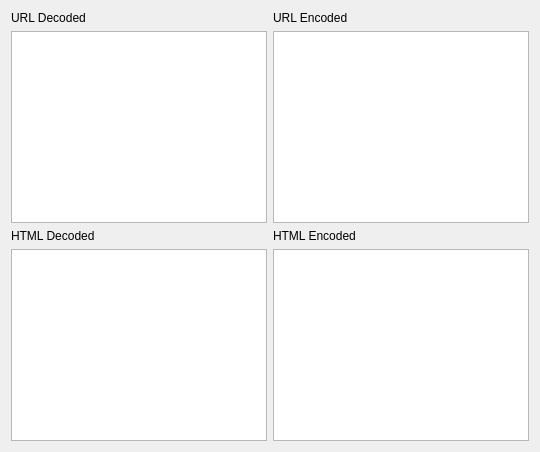
          <widget class="QWidget" name="tab_11">
           <attribute name="title">
            <string>Web</string>
           </attribute>
           <layout class="QGridLayout" name="gridLayout_17">
            <item row="0" column="0">
             <widget class="QLabel" name="label_39">
              <property name="text">
               <string>URL Decoded</string>
              </property>
             </widget>
            </item>
            <item row="0" column="1">
             <widget class="QLabel" name="label_40">
              <property name="text">
               <string>URL Encoded</string>
              </property>
             </widget>
            </item>
            <item row="1" column="0">
             <widget class="QTextEdit" name="textEdit_EncodeDecode_UrlEncoded"/>
            </item>
            <item row="1" column="1">
             <widget class="QTextEdit" name="textEdit_EncodeDecode_UrlDecoded"/>
            </item>
            <item row="2" column="0">
             <widget class="QLabel" name="label_42">
              <property name="text">
               <string>HTML Decoded</string>
              </property>
             </widget>
            </item>
            <item row="2" column="1">
             <widget class="QLabel" name="label_41">
              <property name="text">
               <string>HTML Encoded</string>
              </property>
             </widget>
            </item>
            <item row="3" column="0">
             <widget class="QTextEdit" name="textEdit_EncodeDecode_HtmlDecoded"/>
            </item>
            <item row="3" column="1">
             <widget class="QTextEdit" name="textEdit_EncodeDecode_HtmlEncoded"/>
            </item>
           </layout>
          </widget>
